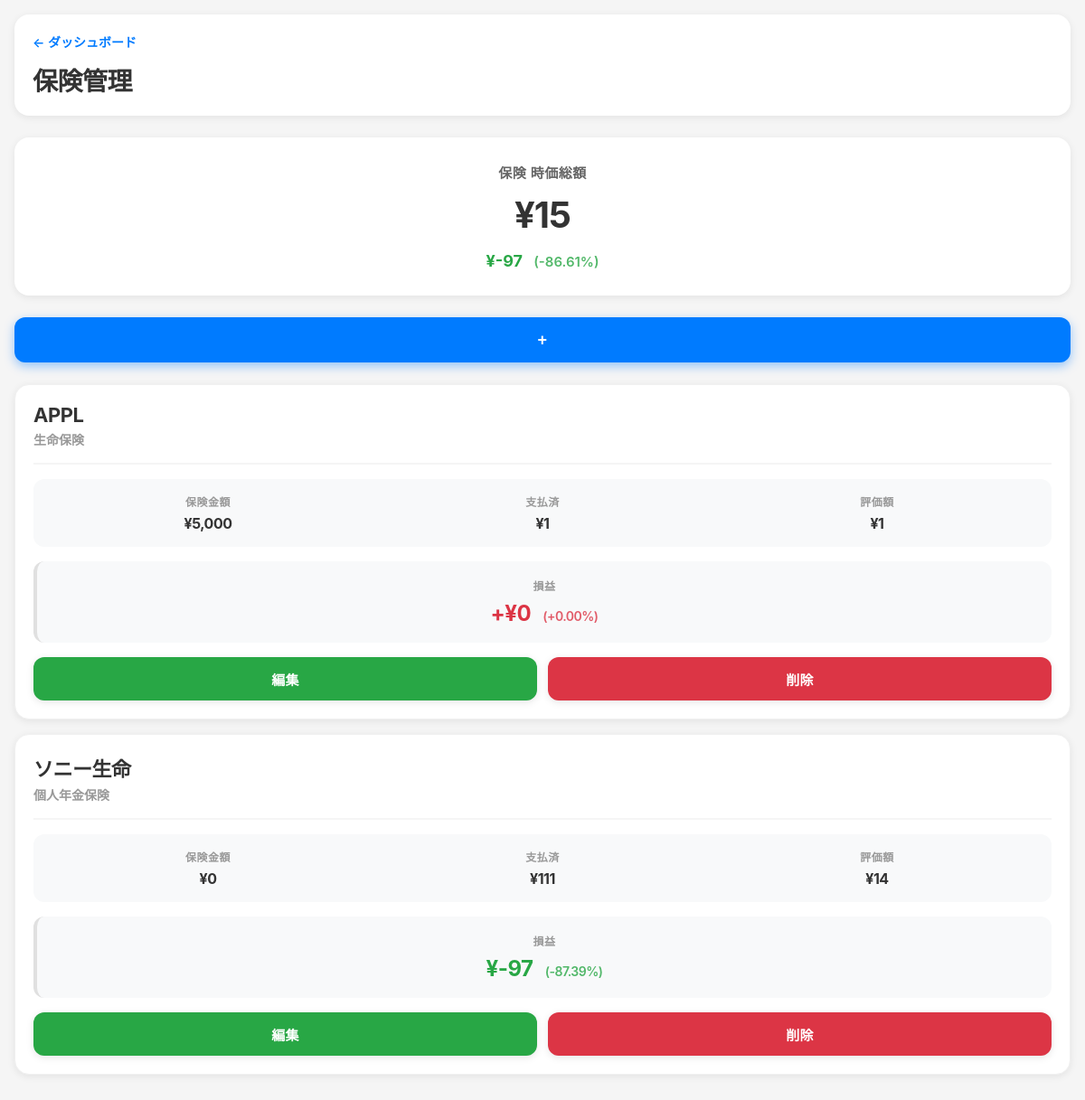
The page /assets/insurance (signed in) on the database its author committed.
### tables this page shows
CREATE TABLE assets (
        id INTEGER PRIMARY KEY AUTOINCREMENT,
        user_id INTEGER,
        asset_type TEXT NOT NULL,
        symbol TEXT NOT NULL,
        name TEXT,
        quantity REAL NOT NULL,
        price REAL DEFAULT 0,
        created_at TIMESTAMP DEFAULT CURRENT_TIMESTAMP, avg_price REAL DEFAULT 0, current_price REAL DEFAULT 0, total_cost REAL DEFAULT 0, acquisition_price REAL, avg_cost REAL DEFAULT 0,
        FOREIGN KEY (user_id) REFERENCES users (id)
    );

### routes/assets.py (the view)
@assets_bp.route('/assets/<asset_type>')
def manage_assets(asset_type):
    user = get_current_user()
    if not user:
        return redirect(url_for('auth.login'))
    with db_manager.get_db() as conn:
        c = conn.cursor()
        if use_postgres:
            c.execute('''SELECT * FROM assets WHERE user_id = %s AND asset_type = %s
                        ORDER BY symbol''', (user['id'], asset_type))
        else:
            c.execute('''SELECT * FROM assets WHERE user_id = ? AND asset_type = ?
                        ORDER BY symbol''', (user['id'], asset_type))
        assets = c.fetchall()
    info = ASSET_TYPE_INFO.get(asset_type, ASSET_TYPE_INFO['jp_stock'])
    return render_template(
        'manage_assets.html',
        assets=assets,
        asset_type=asset_type,
        info=info,
        crypto_symbols=CRYPTO_SYMBOLS,
        investment_trust_symbols=INVESTMENT_TRUST_SYMBOLS,
        insurance_types=INSURANCE_TYPES
    )

### models/database.py (called while the page is built)
    @contextmanager
    def get_db(self):
        if self.use_postgres:
            if self.pool:
                conn = self.pool.getconn()
                try:
                    conn.set_session(autocommit=False)
                    yield conn
                finally:
                    self.pool.putconn(conn)
            else:
                raise RuntimeError("Database pool not initialized")
        else:
            conn = sqlite3.connect('portfolio.db')
            conn.row_factory = sqlite3.Row
            try:
                yield conn
            finally:
                conn.close()

### routes/assets.py (called while the page is built)
def get_current_user():
    if 'user_id' not in session:
        return None
    with db_manager.get_db() as conn:
        c = conn.cursor()
        if use_postgres:
            c.execute('SELECT * FROM users WHERE id = %s', (session['user_id'],))
        else:
            c.execute('SELECT * FROM users WHERE id = ?', (session['user_id'],))
        user = c.fetchone()
        return user

### templates/manage_assets.html (shortened to what this page needs)
{% extends "base.html" %}
{% block content %}
<div class="header">
    <a href="{{ url_for('dashboard.dashboard') }}" class="back-link">← ダッシュボード</a>
    <h1>{{ info.title }}管理</h1>
</div>
{% if assets %}
    {% set total_value = namespace(amount=0) %}
    {% set total_cost = namespace(amount=0) %}
    {% for asset in assets %}
        {% if asset_type == 'investment_trust' %}
            {% set total_value.amount = total_value.amount + (asset['quantity'] * asset['price'] / 10000) %}
            {% set total_cost.amount = total_cost.amount + (asset['quantity'] * asset['avg_cost'] / 10000) %}
        {% elif asset_type == 'insurance' %}
            {% set total_value.amount = total_value.amount + asset['price'] %}
            {% set total_cost.amount = total_cost.amount + asset['avg_cost'] %}
        {% elif asset_type != 'cash' %}
            {% set total_value.amount = total_value.amount + (asset['quantity'] * asset['price']) %}
            {% set total_cost.amount = total_cost.amount + (asset['quantity'] * asset['avg_cost']) %}
        {% else %}
            {% set total_value.amount = total_value.amount + asset['quantity'] %}
        {% endif %}
    {% endfor %}
    {% set total_profit = total_value.amount - total_cost.amount %}
    {% set total_profit_rate = (total_profit / total_cost.amount * 100) if total_cost.amount > 0 else 0 %}
    <div class="summary-card">
        <div class="summary-title">{{ info.title }} 時価総額</div>
        <div class="summary-value">
            {% if asset_type == 'us_stock' %}
                ${{ "{:,.2f}".format(total_value.amount) }}
            {% else %}
                ¥{{ "{:,.0f}".format(total_value.amount) }}
            {% endif %}
        </div>
        {% if asset_type != 'cash' %}
        <div class="summary-profit {% if total_profit >= 0 %}profit-red{% else %}profit-green{% endif %}">
            {% if asset_type == 'us_stock' %}
                ${{ "{:,.2f}".format(total_profit) }}
            {% else %}
                ¥{{ "{:,.0f}".format(total_profit) }}
            {% endif %}
            <span class="summary-profit-percentage">({% if total_profit >= 0 %}+{% endif %}{{ "{:.2f}".format(total_profit_rate) }}%)</span>
        </div>
        {% endif %}
    </div>
{% endif %}
<button class="add-button" onclick="showAddForm()">+</button>
{% if assets %}
    {% for asset in assets %}
    <div class="stock-card" data-edit-url="{{ url_for('assets.edit_asset', asset_id=asset['id']) }}">
        {% if asset_type == 'jp_stock' %}
            <div class="stock-header">
                <div>
                    <div class="stock-symbol">{{ asset['name'] or asset['symbol'] }}</div>
                    <div class="stock-name">{{ asset['symbol'] }}</div>
                </div>
                <div>
                    <div class="stock-price">
                        ¥{{ "{:,.0f}".format(asset['price']) }}
                    </div>
                </div>
            </div>
        {% elif asset_type == 'insurance' %}
            <div class="stock-header">
                <div>
                    <div class="stock-symbol">{{ asset.symbol }}</div>
                    <div class="stock-name">{{ asset.name or '-' }}</div>
                </div>
            </div>
        {% endif %}
        {% if asset_type == 'insurance' %}
             <div class="stock-details">
                <div class="detail-item">
                    <span class="detail-label">保険金額</span>
                    <span class="detail-value">¥{{ "{:,.0f}".format(asset.quantity) }}</span>
                </div>
                <div class="detail-item">
                    <span class="detail-label">支払済</span>
                    <span class="detail-value">¥{{ "{:,.0f}".format(asset.avg_cost) }}</span>
                </div>
                 <div class="detail-item">
                    <span class="detail-label">評価額</span>
                    <span class="detail-value">¥{{ "{:,.0f}".format(asset.price) }}</span>
                </div>
            </div>
        {% endif %}
        {% if asset_type == 'insurance' %}
            {% set profit = asset.price - asset.avg_cost %}
            {% set profit_rate = (profit / asset.avg_cost * 100) if asset.avg_cost > 0 else 0 %}
            <div class="stock-profit-box">
                <div class="stock-profit-label">損益</div>
                <div class="stock-profit-value {% if profit >= 0 %}profit-red{% else %}profit-green{% endif %}">
                    {% if profit >= 0 %}+{% endif %}¥{{ "{:,.0f}".format(profit) }}
                    <span class="stock-profit-percentage">({% if profit >= 0 %}+{% endif %}{{ "{:.2f}".format(profit_rate) }}%)</span>
                </div>
            </div>
        {% endif %}
        <div class="stock-actions" onclick="event.stopPropagation()">
            <a href="{{ url_for('assets.edit_asset', asset_id=asset['id']) }}" class="edit-btn">編集</a>
            <form method="post" action="{{ url_for('assets.delete_asset') }}" style="flex: 1; margin: 0; display: flex;">
                <button type="submit" class="delete-btn" onclick="return confirm('削除しますか?')" style="width: 100%;">削除</button>
            </form>
        </div>
    </div>
    {% endfor %}
{% else %}
<div class="empty-state">
    <div class="empty-state-icon">📊</div>
    <p>まだ{{ info.title }}が登録されていません。<br>下の「+」ボタンから追加してください。</p>
</div>
{% endif %}
{% endblock %}

### templates/base.html (style rules this page uses)
* { box-sizing: border-box; }
body { font-family: -apple-system, BlinkMacSystemFont, "Segoe UI", Roboto, "Hiragino Sans", sans-serif; margin: 0; padding: 0; background: #f5f5f5; color: #333; }

### templates/manage_assets.html (style rules this page uses)
.header { background: white; padding: 20px; border-radius: 16px; margin-bottom: 24px; box-shadow: 0 2px 8px rgba(0,0,0,0.08); }
.back-link { color: #007bff; text-decoration: none; font-size: 14px; display: inline-block; margin-bottom: 12px; font-weight: 600; transition: all 0.2s ease; }
.header h1 { font-size: 28px; margin: 0; color: #333; font-weight: 700; letter-spacing: -0.5px; }
.summary-card { background: white; border-radius: 16px; padding: 28px; margin-bottom: 24px; text-align: center; box-shadow: 0 2px 8px rgba(0,0,0,0.08); }
.summary-title { font-size: 15px; color: #666; margin-bottom: 12px; font-weight: 600; letter-spacing: 0.5px; }
.summary-value { font-size: 40px; font-weight: 700; color: #333; margin-bottom: 16px; letter-spacing: -1px; }
.summary-profit { font-size: 18px; font-weight: 700; }
.summary-profit-percentage { font-size: 15px; opacity: 0.8; margin-left: 8px; font-weight: 600; }
.profit-red { color: #dc3545; }
.profit-green { color: #28a745; }
.add-button { position: fixed; bottom: 24px; right: 24px; width: 60px; height: 60px; border-radius: 50%; background: #007bff; color: white; border: none; font-size: 36px; cursor: pointer; box-shadow: 0 4px 12px rgba(0,123,255,0.4); z-index: 1000; display: flex; align-items: center; justify-content: center; line-height: 1; transition: all 0.2s ease; font-weight: 700; }
.stock-card { background: white; border-radius: 16px; padding: 20px; margin-bottom: 16px; box-shadow: 0 2px 8px rgba(0,0,0,0.08); cursor: pointer; transition: all 0.2s ease; border: 1px solid #f0f0f0; }
.stock-header { display: flex; justify-content: space-between; align-items: flex-start; margin-bottom: 16px; padding-bottom: 16px; border-bottom: 2px solid #f5f5f5; }
.stock-symbol { font-size: 22px; font-weight: 700; color: #333; letter-spacing: -0.5px; }
.stock-name { font-size: 14px; color: #999; margin-top: 4px; font-weight: 600; }
.stock-details { display: grid; grid-template-columns: repeat(3, 1fr); gap: 16px; margin: 16px 0; background: #f8f9fa; padding: 16px; border-radius: 12px; }
.detail-item { display: flex; flex-direction: column; text-align: center; }
.detail-label { color: #999; font-size: 12px; margin-bottom: 6px; font-weight: 700; text-transform: uppercase; letter-spacing: 0.5px; }
.detail-value { font-weight: 700; color: #333; font-size: 16px; letter-spacing: -0.5px; }
.stock-profit-box { background: #f8f9fa; padding: 18px; border-radius: 12px; margin: 16px 0; text-align: center; border-left: 4px solid #e0e0e0; }
.stock-profit-label { font-size: 12px; color: #999; margin-bottom: 8px; font-weight: 700; text-transform: uppercase; letter-spacing: 0.5px; }
.stock-profit-value { font-size: 24px; font-weight: 700; letter-spacing: -0.5px; }
.stock-profit-percentage { font-size: 14px; opacity: 0.8; margin-left: 8px; font-weight: 600; }
.stock-profit-box .profit-red { color: #dc3545; }
.stock-profit-box .profit-green { color: #28a745; }
.stock-actions { display: grid; grid-template-columns: 1fr 1fr; gap: 12px; margin-top: 16px; padding-top: 0; border-top: none; }
.edit-btn, .delete-btn { padding: 14px 16px; height: 48px; border-radius: 12px; text-align: center; text-decoration: none; font-size: 15px; border: none; cursor: pointer; font-weight: 700; transition: all 0.2s ease; display: flex; align-items: center; justify-content: center; letter-spacing: 0.3px; box-shadow: 0 2px 8px rgba(0,0,0,0.1); }
.edit-btn { background: #28a745; color: white; }
.delete-btn { background: #dc3545; color: white; }
@media (min-width: 768px) { .add-button { position: static; width: 100%; height: auto; border-radius: 12px; padding: 16px 32px; font-size: 18px; margin-bottom: 24px; letter-spacing: 0.5px; } }

### rows shown on the page
assets: symbol "APPL", name "生命保険", quantity "5,000", avg_cost "1", price "1", profit "0", profit_rate "0.00"
assets: symbol "ソニー生命", name "個人年金保険", quantity "0", avg_cost "111", price "14", profit "-97", profit_rate "-87.39"

### other values the page prints
{{ info.title }} "保険"
{{ "{:,.0f}".format(total_value.amount) }} "15"
{{ "{:,.0f}".format(total_profit) }} "-97"
{{ "{:.2f}".format(total_profit_rate) }} "-86.61"
